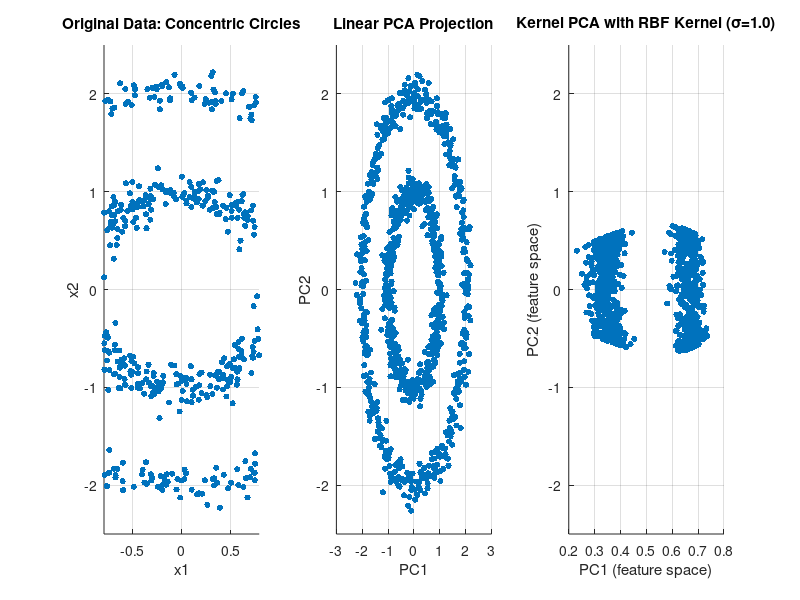

This figure's MATLAB source:
%% Example: Linear PCA vs Kernel PCA on concentric circles
clear; close all; clc;

% Generate concentric circles dataset
n = 1000;
theta = linspace(0,2*pi,n/2)';
circle1 = [cos(theta), sin(theta)] + 0.1*randn(n/2,2);
circle2 = 2*[cos(theta), sin(theta)] + 0.1*randn(n/2,2);
X = [circle1; circle2];

% Plot original data
figure;
subplot(131);
scatter(X(:,1), X(:,2), 20, 'filled');
title('Original Data: Concentric Circles');
xlabel('x1'); ylabel('x2'); axis equal; grid on;
ylim([-2.5 2.5]);

% ---- Linear PCA ----
Xc = X - mean(X);
[coeff,~,~] = pca(Xc); % using MATLAB’s built-in PCA for brevity
Z_linear = Xc * coeff(:,1:2);

subplot(132);
scatter(Z_linear(:,1), Z_linear(:,2), 20, 'filled');
title('Linear PCA Projection');
xlabel('PC1'); ylabel('PC2'); grid on;
ylim([-2.5 2.5]);

% ---- Kernel PCA with RBF ----
sigma = 1;
sq_dists = pdist2(Xc,Xc,'euclidean').^2;
K = exp(-sq_dists/(2*sigma^2));

% Eigen decomposition
[e_vec,e_val] = eig(K);
[e_val_sorted,idx] = sort(diag(e_val),'descend');
e_vec_sorted = e_vec(:,idx);

% Normalize
alpha = e_vec_sorted(:,1:2);
for k = 1:2
    alpha(:,k) = alpha(:,k) / sqrt(e_val_sorted(k));
end

% Projection
Z_kpca = K*alpha;

subplot(133);
scatter(Z_kpca(:,1), Z_kpca(:,2), 20, 'filled');
title(sprintf('Kernel PCA with RBF Kernel (σ=%.1f)', sigma));
xlabel('PC1 (feature space)'); ylabel('PC2 (feature space)'); grid on;
ylim([-2.5 2.5]);
